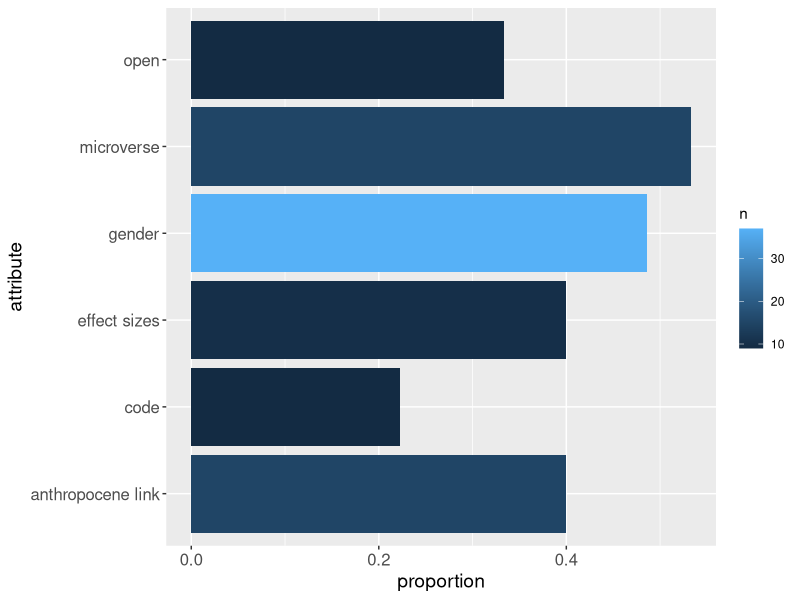

The R script that drew this image:
## ---- chunk 1
knitr::opts_chunk$set(cache=TRUE)
#library loads ####
library(dplyr)
library(ggplot2)
library(tibble)

## ---- chunk 2
#data ####
obs <-read.csv("data/cjl.ESA2016.obs.csv")
obs <- obs %>% mutate(proportion = (count/n))
as_data_frame(obs)

#viz ####
v <-ggplot(data=obs, aes(x=attribute, y=proportion, fill = n)) +
  geom_bar(stat="identity")
v +theme(axis.text=element_text(size=12),
        axis.title=element_text(size=14)) + coord_flip()

